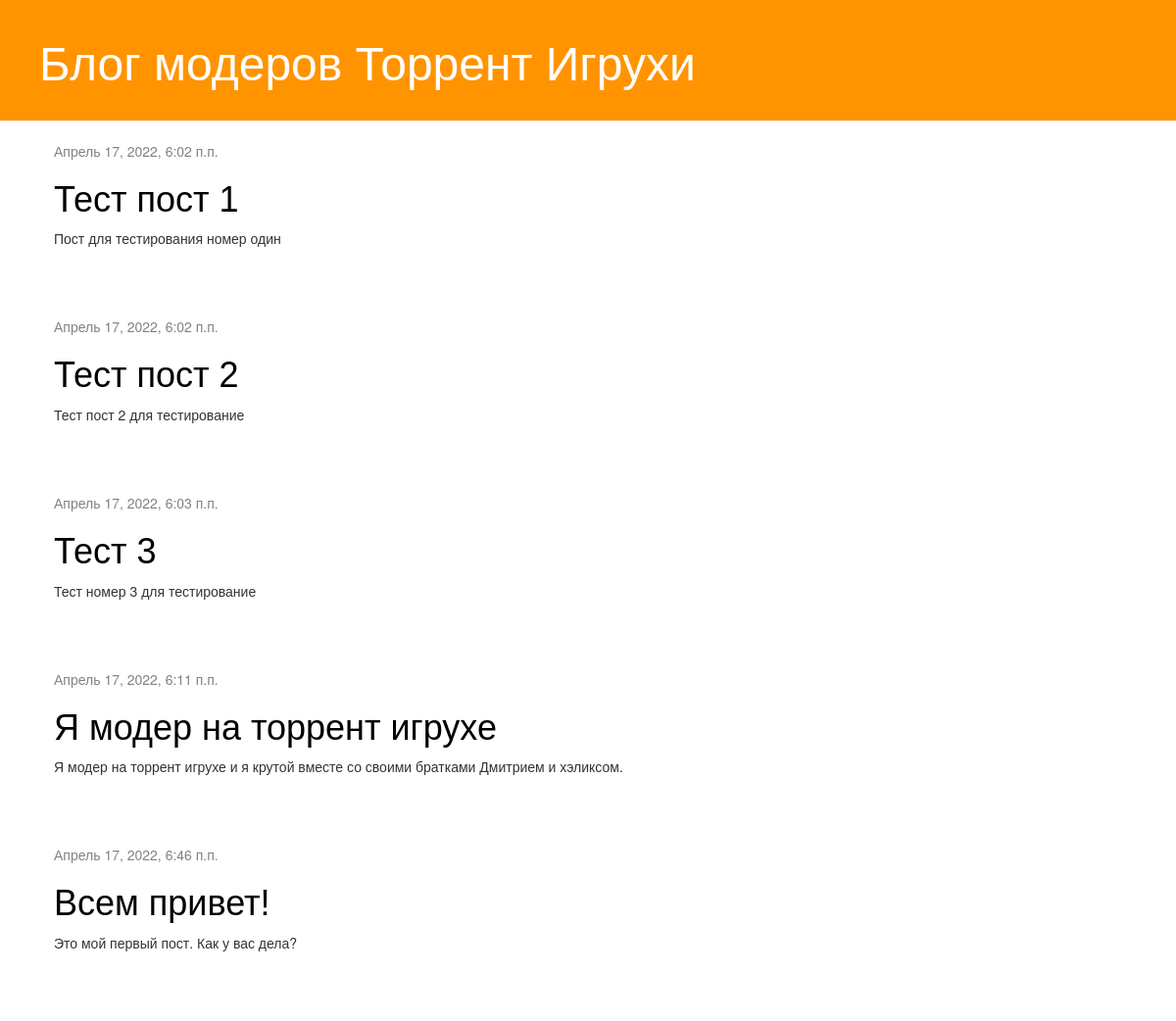
The page / on the database its author committed.
### blog/models.py (models this page shows, shortened)
class Post(models.Model):
    author = models.ForeignKey(settings.AUTH_USER_MODEL, on_delete=models.CASCADE)
    title = models.CharField(max_length=200)
    text = models.TextField()
    created_date = models.DateTimeField(default=timezone.now)
    published_date = models.DateTimeField(blank=True, null=True)

### blog/views.py (the view)
# urls.py: path('', views.post_list, name='post_list'),
def post_list(request):
    posts = Post.objects.filter(published_date__lte=timezone.now()).order_by('published_date')
    return render(request, 'blog/post_list.html', {'posts': posts})

### blog/templates/blog/post_list.html
{% extends 'blog/base.html' %}
{% block content %}
    {% for post in posts %}
        <div class="post">
            <div class="date">
                {{ post.published_date }}
            </div>
            <h1><a href="{% url 'post_detail' pk=post.pk %}">{{ post.title }}</a></h1>
            <p>{{ post.text|linebreaksbr }}</p>
        </div>
    {% endfor %}
{% endblock %}

### blog/templates/blog/base.html (shortened to what this page needs)
{% load static %}
<html>
    <head>
        <link rel="stylesheet" href="//maxcdn.bootstrapcdn.com/bootstrap/3.2.0/css/bootstrap.min.css">
        <link rel="stylesheet" href="//maxcdn.bootstrapcdn.com/bootstrap/3.2.0/css/bootstrap-theme.min.css">
        <link rel="stylesheet" href="{% static 'css/blog.css' %}">
    </head>
    <body>
        <div class="page-header">
            <h1><a href="/">Блог модеров Торрент Игрухи</a></h1>
        </div>
        <div class="content container">
            <div class="row">
                <div class="col-md-8">
                {% block content %}
                {% endblock %}
                </div>
            </div>
        </div>
    </body>
</html>

### blog/static/css/blog.css (style rules this page uses)
.page-header { background-color: #ff9400; margin-top: 0; padding: 20px 20px 20px 40px; }
.page-header h1, .page-header h1 a, .page-header h1 a:visited, .page-header h1 a:active { color: #ffffff; font-size: 36pt; text-decoration: none; }
.content { margin-left: 40px; }
h1, h2, h3, h4 { font-family: 'Montserrat', sans-serif; }
.date { color: #828282; }
.post { margin-bottom: 70px; }
.post h1 a, .post h1 a:visited { color: #000000; }

### rows shown on the page
Post: published_date "Апрель 17, 2022, 6:02 п.п.", title "Тест пост 1", text "Пост для тестирования номер один"
Post: published_date "Апрель 17, 2022, 6:02 п.п.", title "Тест пост 2", text "Тест пост 2 для тестирование"
Post: published_date "Апрель 17, 2022, 6:03 п.п.", title "Тест 3", text "Тест номер 3 для тестирование"
Post: published_date "Апрель 17, 2022, 6:11 п.п.", title "Я модер на торрент игрухе", text "Я модер на торрент игрухе и я крутой вместе со своими братками Дмитрием и хэликсом."
Post: published_date "Апрель 17, 2022, 6:46 п.п.", title "Всем привет!", text "Это мой первый пост. Как у вас дела?"
